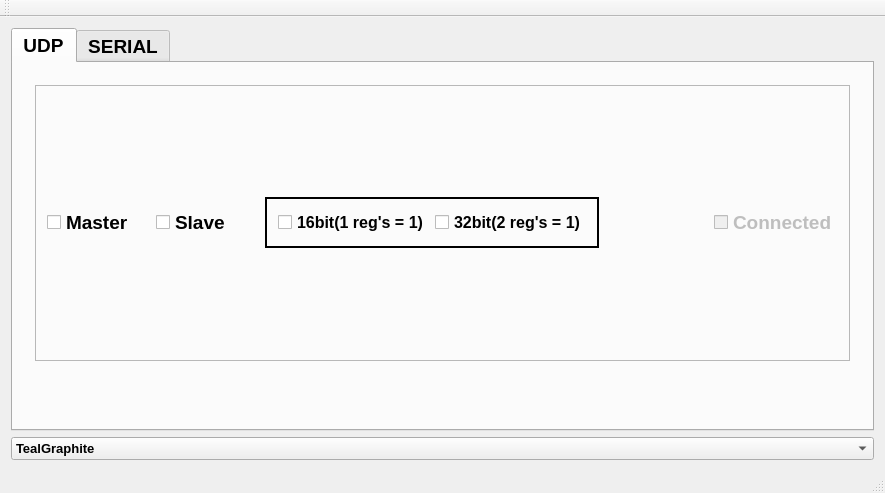
<?xml version="1.0" encoding="UTF-8"?>
<ui version="4.0">
 <class>MainWindow</class>
 <widget class="QMainWindow" name="MainWindow">
  <property name="geometry">
   <rect>
    <x>0</x>
    <y>0</y>
    <width>885</width>
    <height>493</height>
   </rect>
  </property>
  <property name="windowTitle">
   <string>UDP SERIAL APPLICATION</string>
  </property>
  <property name="windowIcon">
   <iconset resource="media.qrc">
    <normaloff>:/Images/Images/protocol.png</normaloff>:/Images/Images/protocol.png</iconset>
  </property>
  <widget class="QWidget" name="centralWidget">
   <layout class="QVBoxLayout" name="verticalLayout">
    <item>
     <widget class="QTabWidget" name="tabWidget">
      <property name="font">
       <font>
        <pointsize>14</pointsize>
        <weight>75</weight>
        <bold>true</bold>
       </font>
      </property>
      <property name="currentIndex">
       <number>0</number>
      </property>
      <widget class="QWidget" name="tab">
       <attribute name="title">
        <string>UDP</string>
       </attribute>
       <layout class="QVBoxLayout" name="verticalLayout_3">
        <item>
         <widget class="QStackedWidget" name="stackedWidget">
          <widget class="QWidget" name="page">
           <layout class="QGridLayout" name="gridLayout">
            <item row="2" column="1">
             <widget class="QLabel" name="label_Tx">
              <property name="minimumSize">
               <size>
                <width>0</width>
                <height>40</height>
               </size>
              </property>
              <property name="font">
               <font>
                <pointsize>14</pointsize>
                <weight>75</weight>
                <bold>true</bold>
               </font>
              </property>
              <property name="text">
               <string/>
              </property>
             </widget>
            </item>
            <item row="2" column="2">
             <widget class="QLabel" name="label_Rx">
              <property name="minimumSize">
               <size>
                <width>0</width>
                <height>40</height>
               </size>
              </property>
              <property name="font">
               <font>
                <pointsize>14</pointsize>
                <weight>75</weight>
                <bold>true</bold>
               </font>
              </property>
              <property name="text">
               <string/>
              </property>
             </widget>
            </item>
            <item row="1" column="1" colspan="2">
             <widget class="QFrame" name="frame">
              <property name="sizePolicy">
               <sizepolicy hsizetype="Preferred" vsizetype="MinimumExpanding">
                <horstretch>0</horstretch>
                <verstretch>0</verstretch>
               </sizepolicy>
              </property>
              <property name="frameShape">
               <enum>QFrame::StyledPanel</enum>
              </property>
              <property name="frameShadow">
               <enum>QFrame::Raised</enum>
              </property>
              <layout class="QGridLayout" name="gridLayout_2">
               <item row="0" column="0">
                <widget class="QCheckBox" name="checkBox_Master">
                 <property name="font">
                  <font>
                   <pointsize>14</pointsize>
                   <weight>75</weight>
                   <bold>true</bold>
                  </font>
                 </property>
                 <property name="text">
                  <string>Master</string>
                 </property>
                </widget>
               </item>
               <item row="0" column="1">
                <widget class="QCheckBox" name="checkBox_Slave">
                 <property name="font">
                  <font>
                   <pointsize>14</pointsize>
                   <weight>75</weight>
                   <bold>true</bold>
                  </font>
                 </property>
                 <property name="text">
                  <string>Slave</string>
                 </property>
                </widget>
               </item>
               <item row="2" column="0" colspan="5">
                <layout class="QVBoxLayout" name="Modbus_Com_Screen"/>
               </item>
               <item row="0" column="4">
                <widget class="QCheckBox" name="checkBox_connectio_status">
                 <property name="enabled">
                  <bool>false</bool>
                 </property>
                 <property name="font">
                  <font>
                   <pointsize>14</pointsize>
                   <weight>75</weight>
                   <bold>true</bold>
                  </font>
                 </property>
                 <property name="text">
                  <string>Connected</string>
                 </property>
                </widget>
               </item>
               <item row="0" column="2">
                <widget class="QFrame" name="frame_2">
                 <property name="font">
                  <font>
                   <pointsize>14</pointsize>
                  </font>
                 </property>
                 <property name="styleSheet">
                  <string notr="true">QFrame
{border:2px solid black;}</string>
                 </property>
                 <property name="frameShape">
                  <enum>QFrame::StyledPanel</enum>
                 </property>
                 <property name="frameShadow">
                  <enum>QFrame::Raised</enum>
                 </property>
                 <layout class="QHBoxLayout" name="horizontalLayout">
                  <item>
                   <widget class="QCheckBox" name="checkBox_16bit">
                    <property name="font">
                     <font>
                      <pointsize>12</pointsize>
                      <weight>75</weight>
                      <bold>true</bold>
                     </font>
                    </property>
                    <property name="text">
                     <string>16bit(1 reg's = 1)</string>
                    </property>
                   </widget>
                  </item>
                  <item>
                   <widget class="QCheckBox" name="checkBox_32bit">
                    <property name="font">
                     <font>
                      <pointsize>12</pointsize>
                      <weight>75</weight>
                      <bold>true</bold>
                     </font>
                    </property>
                    <property name="text">
                     <string>32bit(2 reg's = 1)</string>
                    </property>
                   </widget>
                  </item>
                 </layout>
                </widget>
               </item>
              </layout>
             </widget>
            </item>
           </layout>
          </widget>
          <widget class="QWidget" name="page_2"/>
         </widget>
        </item>
       </layout>
      </widget>
      <widget class="QWidget" name="Serial">
       <attribute name="title">
        <string>SERIAL</string>
       </attribute>
       <layout class="QVBoxLayout" name="verticalLayout_4">
        <item>
         <layout class="QVBoxLayout" name="Serial_Com_Screen"/>
        </item>
       </layout>
      </widget>
     </widget>
    </item>
    <item>
     <widget class="QComboBox" name="ui_Style">
      <property name="font">
       <font>
        <pointsize>10</pointsize>
        <weight>75</weight>
        <bold>true</bold>
       </font>
      </property>
      <item>
       <property name="text">
        <string>TealGraphite </string>
       </property>
      </item>
      <item>
       <property name="text">
        <string>OrangeCharcoal</string>
       </property>
      </item>
      <item>
       <property name="text">
        <string>EmeraldDarkGray</string>
       </property>
      </item>
      <item>
       <property name="text">
        <string>PurpleCarbon</string>
       </property>
      </item>
      <item>
       <property name="text">
        <string>AquaSlate               </string>
       </property>
      </item>
     </widget>
    </item>
   </layout>
  </widget>
  <widget class="QMenuBar" name="menuBar">
   <property name="geometry">
    <rect>
     <x>0</x>
     <y>0</y>
     <width>885</width>
     <height>26</height>
    </rect>
   </property>
  </widget>
  <widget class="QToolBar" name="mainToolBar">
   <attribute name="toolBarArea">
    <enum>TopToolBarArea</enum>
   </attribute>
   <attribute name="toolBarBreak">
    <bool>false</bool>
   </attribute>
  </widget>
  <widget class="QStatusBar" name="statusBar"/>
 </widget>
 <layoutdefault spacing="6" margin="11"/>
 <resources>
  <include location="media.qrc"/>
 </resources>
 <connections/>
</ui>
